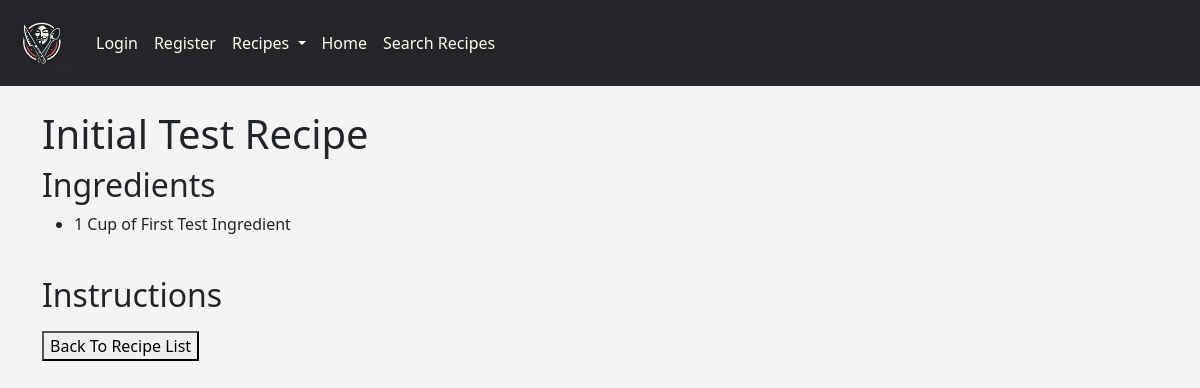
The page /voxpopulirecipes/recipedetail/1/ on the database as committed earlier.
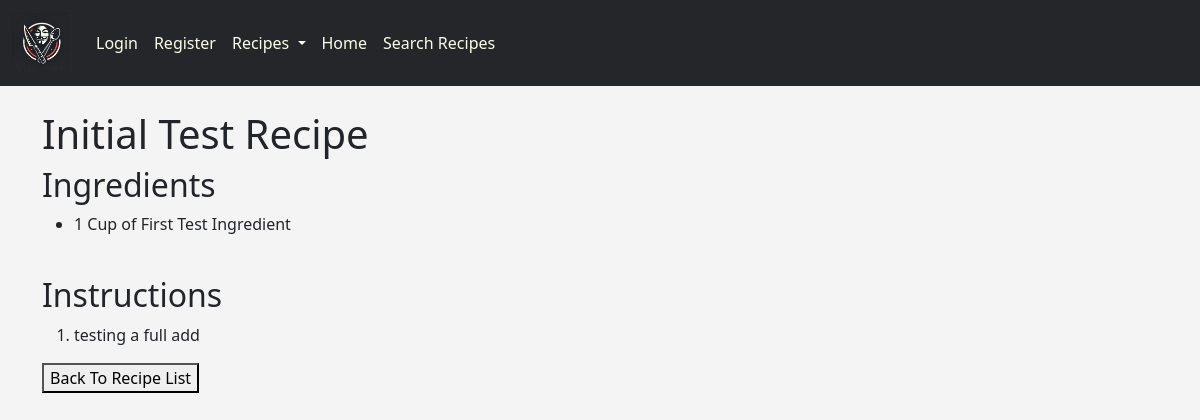
The same page on the database as committed later.
### voxpopulirecipes/models.py (models this page shows, shortened)
class Ingredient(models.Model):
    recipe = models.ForeignKey(Recipe, on_delete=models.CASCADE)
    ingredient_text = models.CharField(max_length=200) #required
    ingredient_amount = models.CharField(max_length=200, blank=True, null=True) #optional
    ingredient_unit = models.CharField(max_length=200, blank=True, null=True) #optional

class Instruction(models.Model):
    recipe = models.ForeignKey(Recipe, on_delete=models.CASCADE)
    instruction_text = models.CharField(max_length=500)
    instruction_order = models.IntegerField(default=0)

### voxpopulirecipes/views.py (the view)
# urls.py: path("recipedetail/<int:recipe_id>/", views.detail, name="detail"),
def detail(request, recipe_id):
    recipe = get_object_or_404(Recipe, pk=recipe_id)
    return render(request, "voxpopulirecipes/recipe.html", {"recipe": recipe})

### voxpopulirecipes/templates/voxpopulirecipes/recipe.html (shortened to what this page needs)
{% extends 'voxpopulirecipes/base.html' %}
{% block content %}
<h1> {{ recipe.title }} </h1>
<fieldset>
    <h2> Ingredients </h2>
    <ul>
        {% for ingredient in recipe.ingredient_set.all %}
            {% if not ingredient.ingredient_amount %}
                <li>{{ ingredient.ingredient_text }}</li>
            {% else %}
                {% if not ingredient.ingredient_unit %}
                    <li>{{ ingredient.ingredient_amount }} {{ ingredient.ingredient_text }}</li>
                {% else %}
                    <li>{{ ingredient.ingredient_amount }} {{ ingredient.ingredient_unit }} of {{ ingredient.ingredient_text }}</li>
                {% endif %}
            {% endif %}
        {% endfor %}
    </ul>
</fieldset>
<br>
<fieldset>
    <h2> Instructions </h2>
    <ol>
        {% for instruction in recipe.instruction_set.all %}
          <li>{{ instruction.instruction_text }}</li>
        {% endfor %}
    </ol>
</fieldset>
<button id="back_button">Back To Recipe List</button>
{% endblock %}

Rows that differ between the two databases and show on the page:
added Instruction: instruction_text "testing a full add"
